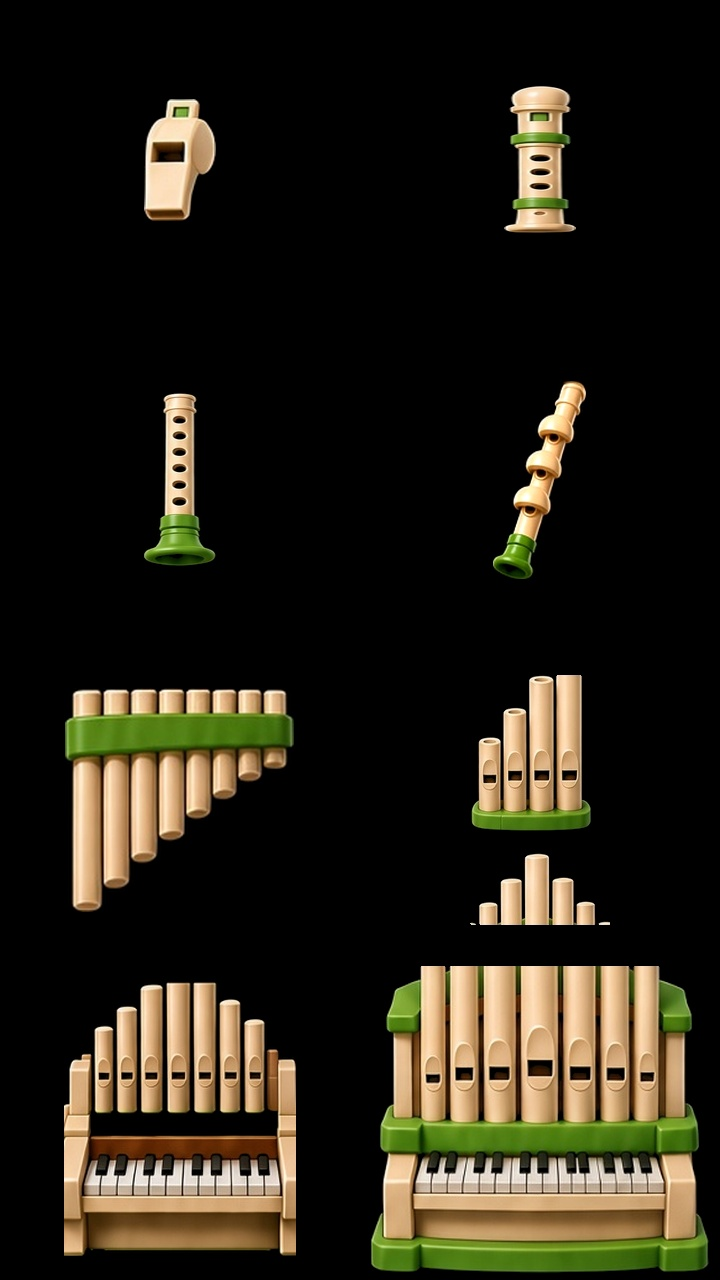
#> input picture assets/skill_20261110_gh_portrait_v2/merge_wind/final.jpg, 720 x 1280 px, found by its file name
$ python compose_heights.py
#> lines starting #> are read from the running program, lines starting #| are printed output that depends on the picture
"""Scale subjects inside clean split cells, then retile to 4x2 sheet matching final layout."""
from PIL import Image
import numpy as np
from pathlib import Path

FINAL = Path('assets/skill_20261110_gh_portrait_v2/merge_water/final.jpg')
SPLIT = Path('assets/skill_20261110_gh_portrait_v2/merge_water/_split_final')
OUT = Path('assets/skill_20261110_gh_portrait_v2/merge_water/sheet_r20.jpg')
TARGETS = [0.40, 0.48, 0.56, 0.64, 0.72, 0.80, 0.86, 0.96]
ROWS, COLS = 4, 2

final = Image.open(FINAL).convert('RGB')
#> final is the input picture: PIL image 720x1280 RGB; mean R, G, B 38.1, 33.5, 21.9
W, H = final.size
#> W = 720; H = 1280
# Infer cell boxes by finding cream cards on black
arr = np.asarray(final).astype(np.float32)
gray = arr.mean(2)
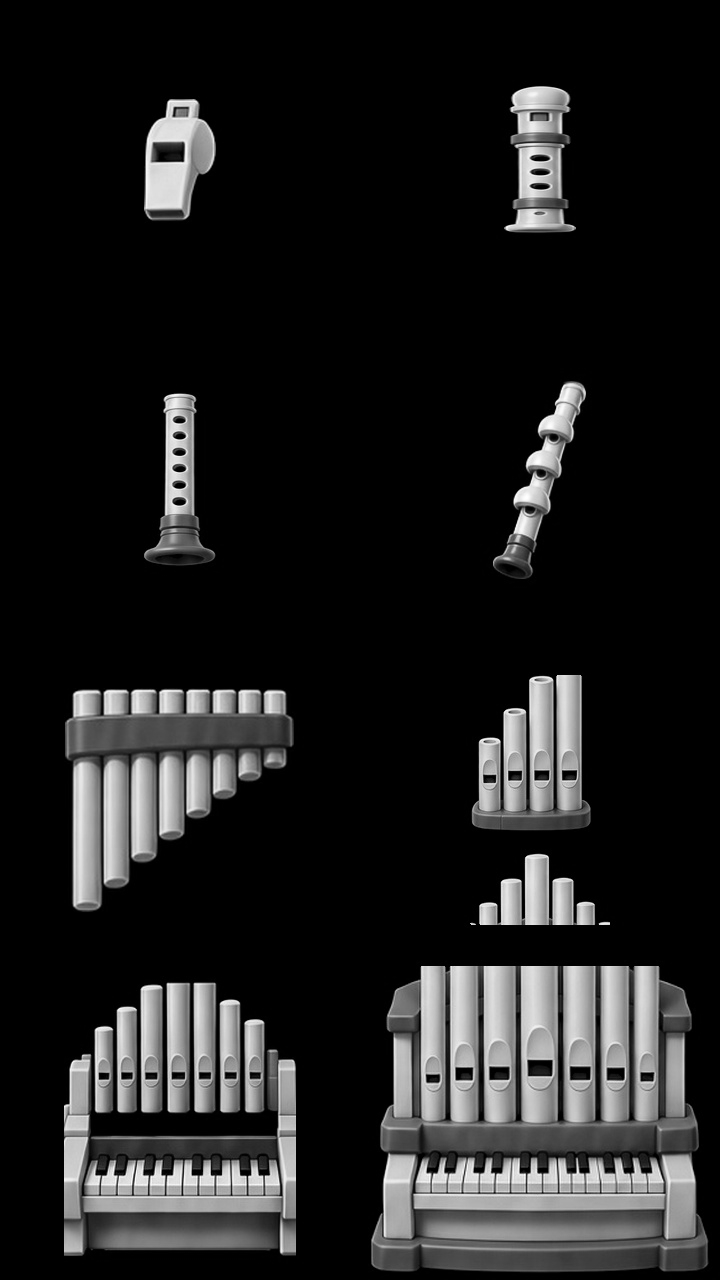
#> gray: shape (1280, 720) float32; min 0, max 254.7, mean 31.2
# row/col projections of non-black
row_on = gray.mean(1) > 20
col_on = gray.mean(0) > 20

def runs(mask):
    segs=[]
    i=0; n=len(mask)
#> after `n = len(mask)`: n = 1280
    while i<n:
        if not mask[i]:
            i+=1; continue
        j=i
        while j<n and mask[j]: j+=1
        segs.append((i,j)); i=j
#> after the loop, segs = [(100, 109), (118, 142), (143, 146), (147, 155), (161, 207), (689, 840), (854, 863), (877, 925), (966, 1271)]
    return segs

row_segs = runs(row_on)
#> row_segs has the same summary as segs in runs
col_segs = runs(col_on)
#> the loop in runs (call 2), `while i<n:` made 243 passes
#> col_segs = [(64, 241), (244, 263), (269, 275), (278, 296), (388, 412), (421, 446), (450, 596), (601, 629), (634, 659), (666, 685)]
print('row_segs', row_segs)
#| row_segs [(100, 109), (118, 142), (143, 146), (147, 155), (161, 207), (689, 840), (854, 863), (877, 925), (966, 1271)]
print('col_segs', col_segs)
#| col_segs [(64, 241), (244, 263), (269, 275), (278, 296), (388, 412), (421, 446), (450, 596), (601, 629), (634, 659), (666, 685)]
# Expect 4 row bands and 2 col bands; if continuous, fall back to equal grid
if len(row_segs)!=4 or len(col_segs)!=2:
    print('fallback equal grid')
    row_segs=[(r*(H//ROWS), (r+1)*(H//ROWS)) for r in range(ROWS)]
    col_segs=[(c*(W//COLS), (c+1)*(W//COLS)) for c in range(COLS)]
#> col_segs = [(0, 360), (360, 720)]

def dilate(mask, iters=1):
    m=mask.astype(bool)
    for _ in range(iters):
        p=np.pad(m,1,constant_values=False)
        m = p[1:-1,1:-1]|p[:-2,1:-1]|p[2:,1:-1]|p[1:-1,:-2]|p[1:-1,2:]
    return m

def process_cell(path, target):
    im = Image.open(path).convert('RGBA')
    # split cells from merge may already be square subject cards with black border
    a = np.asarray(im.convert('RGB')).astype(np.float32)
    gray=a.mean(2)
    rr,gg,bb=a[:,:,0],a[:,:,1],a[:,:,2]
    card = gray>40
    cream_pix = np.asarray(im.convert('RGB'))[(gray>205)&(np.abs(rr-gg)<35)]
    cream = np.median(cream_pix,0).astype(np.uint8) if len(cream_pix) else np.array([236,228,210],np.uint8)
    teal=(gg>rr+8)&(gg>bb-10)&(gg>90)&((rr+gg+bb)/3<210)
    dark=((rr+gg+bb)/3<90)&(gray>8)
    water=(bb>rr+15)&(bb>gg)&(bb>70)&(gray>35)
    # subject core
    core = (teal|dark|water)&card
    # soft shadow: darker-than-cream near core
    shadow = card & (gray<200) & (gray>25) & dilate(core,6)
    sub = core | shadow
    ys,xs=np.where(core)
    if len(ys)<20:
        return im.convert('RGB')
    y0,y1=int(ys.min()),int(ys.max()); x0,x1=int(xs.min()),int(xs.max())
    # expand for shadow
    y1=min(a.shape[0]-1,y1+12); y0=max(0,y0-3); x0=max(0,x0-5); x1=min(a.shape[1]-1,x1+5)
    rgb = np.asarray(im.convert('RGB'))
    crop = rgb[y0:y1+1,x0:x1+1]
    alpha = np.zeros((y1-y0+1,x1-x0+1),np.uint8)
    alpha[sub[y0:y1+1,x0:x1+1]] = 255
    # feather
    from PIL import ImageFilter
    alpha_img = Image.fromarray(alpha).filter(ImageFilter.GaussianBlur(1.2))
    sub_rgba = Image.fromarray(np.dstack([crop, np.asarray(alpha_img)]), 'RGBA')

    # rebuild cream card preserving black outside card
    out_rgb = rgb.copy()
    # fill card interior with cream (keep anti-aliased rim from original)
    fill = dilate(erode_simple(card,2),0) if False else card
    # erode card to keep rim
    er = card.copy()
    for _ in range(2):
        p=np.pad(er,1,constant_values=False)
        er = p[1:-1,1:-1]&p[:-2,1:-1]&p[2:,1:-1]&p[1:-1,:-2]&p[1:-1,2:]
    out_rgb[er]=cream
    base = Image.fromarray(out_rgb,'RGB').convert('RGBA')

    card_ys=np.where(card)[0]; card_xs=np.where(card)[1]
    ctop,cbot=int(card_ys.min()),int(card_ys.max())
    cleft,cright=int(card_xs.min()),int(card_xs.max())
    card_h=cbot-ctop+1; card_w=cright-cleft+1
    margin=10
    usable_h=max(8, card_h-2*margin); usable_w=max(8, card_w-2*margin)
    target_h=max(8,int(round(usable_h*target)))
    sw,sh=sub_rgba.size
    scale=target_h/max(1,sh)
    nw=max(8,int(round(sw*scale))); nh=target_h
    sub_r=sub_rgba.resize((nw,nh), Image.Resampling.LANCZOS)
    if nw>usable_w:
        left=(nw-usable_w)//2
        sub_r=sub_r.crop((left,0,left+usable_w,nh)); nw=usable_w
    cx=(cleft+cright)//2; cy=(ctop+cbot)//2
    px=max(cleft+margin, min(cx-nw//2, cright-margin-nw))
    py=max(ctop+margin, min(cy-nh//2, cbot-margin-nh))
    base.alpha_composite(sub_r,(px,py))
    return base.convert('RGB')

def erode_simple(card, n):
    er=card.copy()
    for _ in range(n):
        p=np.pad(er,1,constant_values=False)
        er=p[1:-1,1:-1]&p[:-2,1:-1]&p[2:,1:-1]&p[1:-1,:-2]&p[1:-1,2:]
    return er

# build sheet
canvas = Image.new('RGB', (W,H), (0,0,0))
#> canvas: PIL image 720x1280 RGB; every value is 0
meas=[]
for i in range(8):
    r,c = divmod(i, COLS)
    cell_path = SPLIT / f'L{i+1:02d}.jpg'
    processed = process_cell(cell_path, TARGETS[i])
#> (the run stopped early here; a loop or call above may not have finished)
